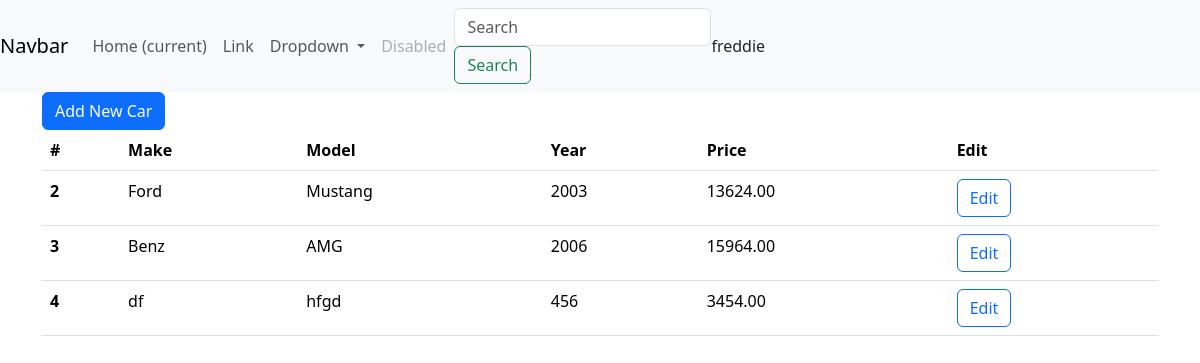
The page /cars/ (signed in) on the database its author committed.
### inventory/models.py (models this page shows, shortened)
class Car(models.Model):
    person = models.ForeignKey(User, on_delete=models.CASCADE)
    make = models.CharField(max_length=100)
    carModel = models.CharField(max_length=100)
    year = models.IntegerField()
    price = models.DecimalField(max_digits=10, decimal_places=2)
    description = models.CharField(max_length=500)

### inventory/views.py (the view)
# urls.py: path('cars/', views.all_cars, name='all_cars'),
def all_cars(request):
    cars = Car.objects.filter(person=request.user)
    context = {
        'cars': cars
    }
    return render(request, 'inventory/cars.html', context)

### templates/inventory/cars.html
{% extends 'base.html' %}
{% block content %}
<div class="container">
    <table class="table">
      <a href="{% url 'add_new_car' %}" class="btn btn-primary"> Add New Car</a>
    <thead class="thead-dark">
      <tr>
        <th scope="col">#</th>
        <th scope="col">Make</th>
        <th scope="col">Model</th>
        <th scope="col">Year</th>
        <th scope="col">Price</th>
        <th scope="col">Edit</th>
      </tr>
    </thead>
    <tbody>
        {% for car in cars %}
            <tr>
                <th scope="row">{{ car.id }}</th>
                <td scope="row">{{ car.make }}</td>
                <td scope="row">{{ car.carModel }}</td>
                <td scope="row">{{ car.year }}</td>
                <td scope="row">{{car.price}}</td>
                <th scope="row"><a class="btn btn-outline-primary" href="{% url 'car_edit' car.id %}">Edit</a></th>
            </tr>
        {% endfor %}
    </tbody>
  </table>
</div>
{% endblock %}

### templates/base.html (shortened to what this page needs)
<!DOCTYPE html>
<html lang="en">
<head>
    <link rel="stylesheet" href="https://cdn.jsdelivr.net/npm/bootstrap@5.3.2/dist/css/bootstrap.min.css">
</head>
<body>
    <nav class="navbar navbar-expand-lg navbar-light bg-light">
        <a class="navbar-brand" href="#">Navbar</a>
        <div class="collapse navbar-collapse" id="navbarSupportedContent">
          <ul class="navbar-nav mr-auto">
            <li class="nav-item active">
              <a class="nav-link" href="#">Home <span class="sr-only">(current)</span></a>
            </li>
            <li class="nav-item">
              <a class="nav-link" href="#">Link</a>
            </li>
            <li class="nav-item dropdown">
              <a class="nav-link dropdown-toggle" href="#" id="navbarDropdown" role="button" data-toggle="dropdown" aria-haspopup="true" aria-expanded="false">
                Dropdown
              </a>
            </li>
            <li class="nav-item">
              <a class="nav-link disabled" href="#">Disabled</a>
            </li>
          </ul>
          <form class="form-inline my-2 my-lg-0">
            <input class="form-control mr-sm-2" type="search" placeholder="Search" aria-label="Search">
            <button class="btn btn-outline-success my-2 my-sm-0" type="submit">Search</button>
          </form>
          {{request.user}}
        </div>
      </nav>
    {% block content %}{% endblock %}
</body>
</html>

### rows shown on the page
Car: id "2", make "Ford", carModel "Mustang", year "2003", price "13624.00"
Car: id "3", make "Benz", carModel "AMG", year "2006", price "15964.00"
Car: id "4", make "df", carModel "hfgd", year "456", price "3454.00"

### other values the page prints
{{ request.user }} "freddie"
